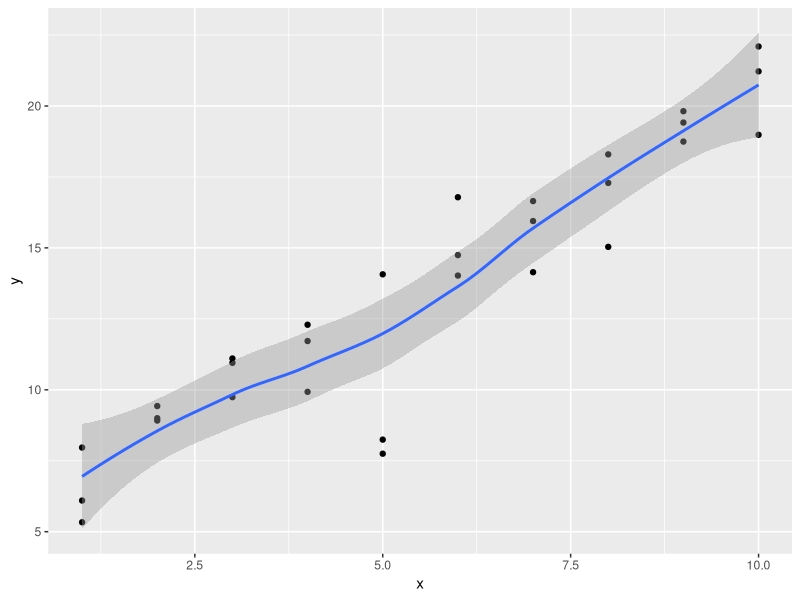
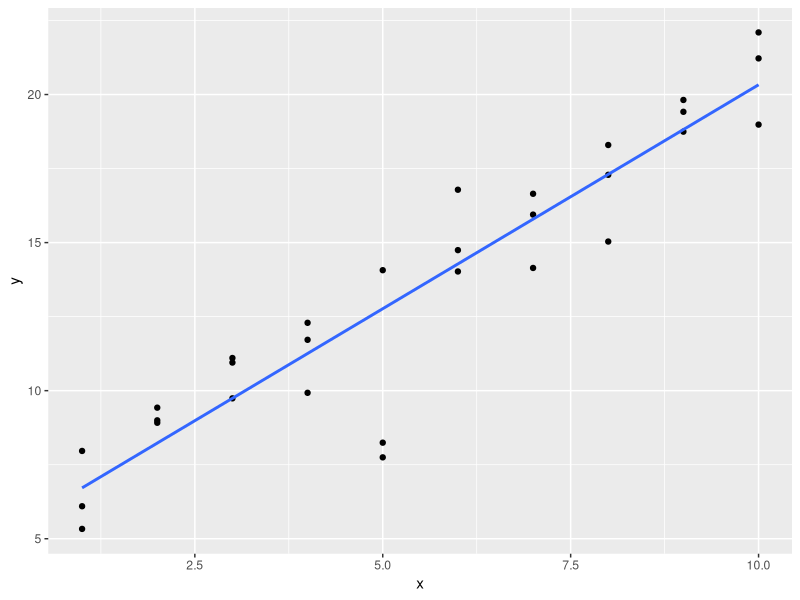

The R script that drew these images, in order: (Note: this script raises an error after producing the figures.)
## ---- chunk 1
library(tidyverse)
## ---- chunk 2
sim1a <- tibble(
  x = rep(1:10, each = 3),
  y = x * 1.5 + 6 + rt(length(x), df = 2)
)
## ---- chunk 3
sim1a_mod <- lm(y ~ x, data = sim1a)               # fit a linear model (straight line)

coef(sim1a_mod)                                    # Slope=1.480507    Intercept=5.806916

# Can't just put `sim1a_mod` into ggplot like below ...It plots *curve*, as for `sim1a`. (WHY?)
ggplot(sim1a_mod, aes(x, y)) +
  geom_point() +
  geom_smooth() 
## ---- chunk 4
ggplot(sim1a, aes(x = x, y = y)) +
  geom_point() +
  geom_smooth(method = "lm", se = FALSE)           # fit a linear model (straight line)
## ---- chunk 5
measure_distance <- function(mod, data) {
  diff <- data$y - make_prediction(mod, data)
  mean(abs(diff))
}
## ---- chunk 6
best <- optim(c(0, 0), measure_distance, data = sim1a)
best$par                                   # the best parameters of the 'mean-absolute distance'


# HOWEVER, although the code in Q2 defines `measure_distance` (and we have `sim1a` from Q1), that definition doesn't include what the `make_prediction()` function is ...SO at the moment we just get an error
## ---- chunk 7
# "For the above function to work, we need to define a function `make_prediction` that takes a numeric vector of length two (the intercept and slope) and returns the predictions..."

make_prediction <- function(mod, data) {
  mod[1] + mod[2] * data$x
}

# (I don't properly understand this, but) running that `make_prediction` code, and then the `optim` code again, gives : [1] 6.013145 1.511948

# ...re. `lm()` with the same data, (in A1) : Slope=1.546082    Intercept=5.633505
## ---- chunk 8
model1 <- function(a, data) {
  a[1] + data$x * a[2] + a[3]
}
## ---- chunk 9

## ---- chunk 10
?add_predictions

# "A data frame. `add_prediction` adds a single new column, `.pred`, to the input data. `spread_predictions` adds one column for each model. `gather_predictions` adds two columns `.model` and `.pred`, and repeats the input rows for each model." -- Help
## ---- chunk 11
?geom_ref_line

# "geom_ref_line {modelr}" "Add a reference line (ggplot2)" -- Help
## ---- chunk 12

## ---- chunk 13

## ---- chunk 14
mod1 <- lm(y ~ x1 + x2, data = sim3)
mod2 <- lm(y ~ x1 * x2, data = sim3)
## ---- chunk 15

## ---- chunk 16
